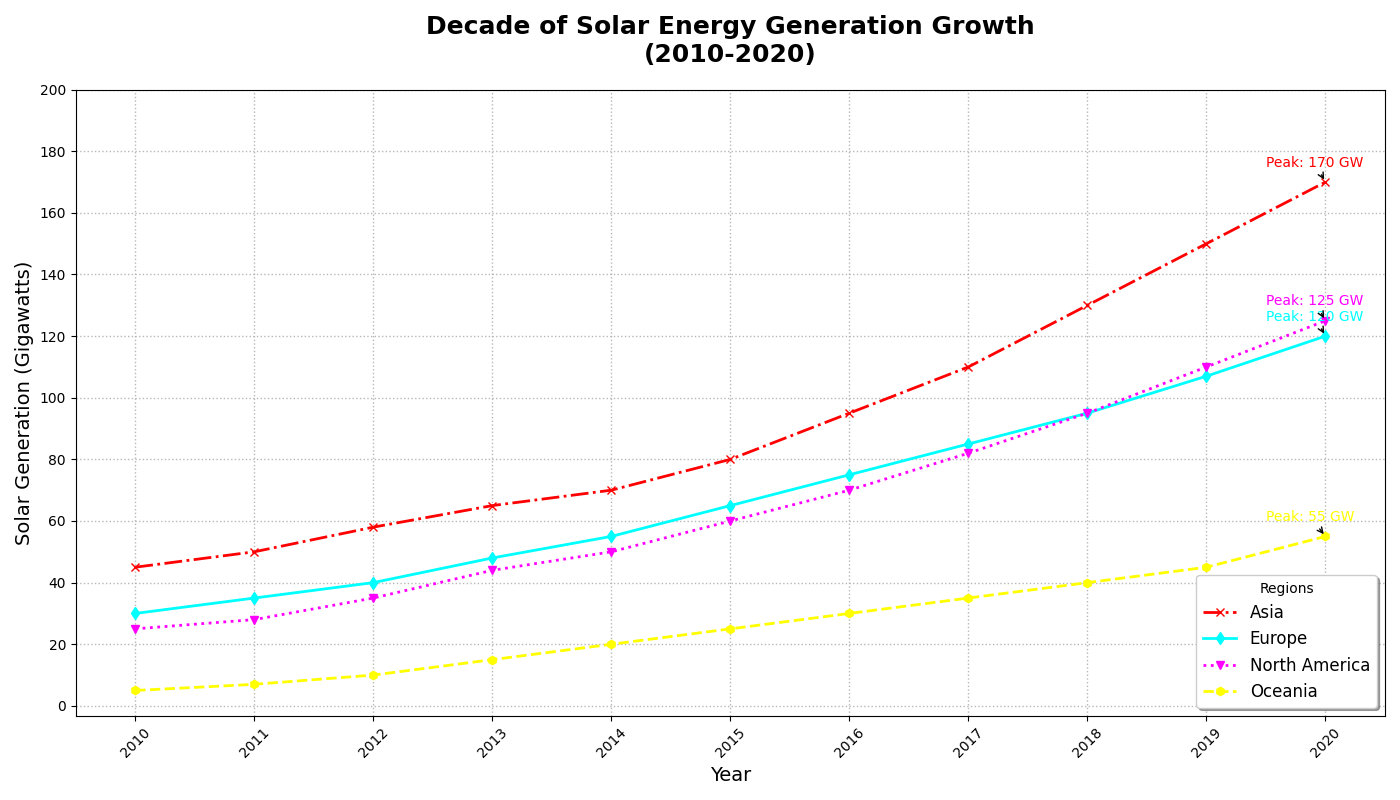

Source code (Python):
import matplotlib.pyplot as plt
import numpy as np

years = np.arange(2010, 2021)
asia = [45, 50, 58, 65, 70, 80, 95, 110, 130, 150, 170]
europe = [30, 35, 40, 48, 55, 65, 75, 85, 95, 107, 120]
north_america = [25, 28, 35, 44, 50, 60, 70, 82, 95, 110, 125]
oceania = [5, 7, 10, 15, 20, 25, 30, 35, 40, 45, 55]

plt.figure(figsize=(14, 8))

plt.plot(years, asia, marker='x', linestyle='-.', color='red', label='Asia', linewidth=2)
plt.plot(years, europe, marker='d', linestyle='-', color='cyan', label='Europe', linewidth=2)
plt.plot(years, north_america, marker='v', linestyle=':', color='magenta', label='North America', linewidth=2)
plt.plot(years, oceania, marker='h', linestyle='--', color='yellow', label='Oceania', linewidth=2)

plt.title("Decade of Solar Energy Generation Growth\n(2010-2020)", fontsize=18, fontweight='bold', pad=20)
plt.xlabel("Year", fontsize=14)
plt.ylabel("Solar Generation (Gigawatts)", fontsize=14)
plt.xticks(years, rotation=45, fontsize=10)
plt.yticks(np.arange(0, 201, 20), fontsize=10)
plt.grid(True, linestyle=':', linewidth=1, alpha=0.9)
plt.legend(title='Regions', loc='lower right', fontsize=12, shadow=True)

for region, data, color in zip(['Asia', 'Europe', 'North America', 'Oceania'],
                               [asia, europe, north_america, oceania],
                               ['red', 'cyan', 'magenta', 'yellow']):
    max_gen = max(data)
    max_year = years[data.index(max_gen)]
    plt.annotate(f'Peak: {max_gen} GW', xy=(max_year, max_gen),
                 xytext=(max_year - 0.5, max_gen + 5),
                 arrowprops=dict(facecolor=color, arrowstyle='->'),
                 fontsize=10, color=color)

plt.tight_layout()
plt.show()
